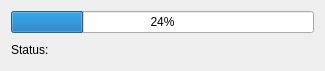
<?xml version="1.0" encoding="UTF-8"?>
<ui version="4.0">
 <class>CFileConverterTab</class>
 <widget class="QWidget" name="CFileConverterTab">
  <property name="windowModality">
   <enum>Qt::WindowModal</enum>
  </property>
  <property name="geometry">
   <rect>
    <x>0</x>
    <y>0</y>
    <width>325</width>
    <height>71</height>
   </rect>
  </property>
  <property name="contextMenuPolicy">
   <enum>Qt::DefaultContextMenu</enum>
  </property>
  <property name="windowTitle">
   <string>Transform file</string>
  </property>
  <property name="windowIcon">
   <iconset resource="../../MusenGUI/MusenGUI/musengui.qrc">
    <normaloff>:/MusenGUI/Resources/MUSEN_Ico.png</normaloff>:/MusenGUI/Resources/MUSEN_Ico.png</iconset>
  </property>
  <layout class="QGridLayout" name="gridLayout">
   <item row="0" column="0">
    <layout class="QVBoxLayout" name="verticalLayout">
     <item>
      <widget class="QProgressBar" name="progressBar">
       <property name="value">
        <number>24</number>
       </property>
      </widget>
     </item>
     <item>
      <layout class="QHBoxLayout" name="horizontalLayout" stretch="0,1">
       <item>
        <widget class="QLabel" name="label">
         <property name="text">
          <string>Status:</string>
         </property>
        </widget>
       </item>
       <item>
        <widget class="QLabel" name="labelStatus">
         <property name="text">
          <string/>
         </property>
        </widget>
       </item>
      </layout>
     </item>
    </layout>
   </item>
  </layout>
 </widget>
 <layoutdefault spacing="6" margin="11"/>
 <resources>
  <include location="../../MusenGUI/MusenGUI/musengui.qrc"/>
 </resources>
 <connections/>
</ui>
